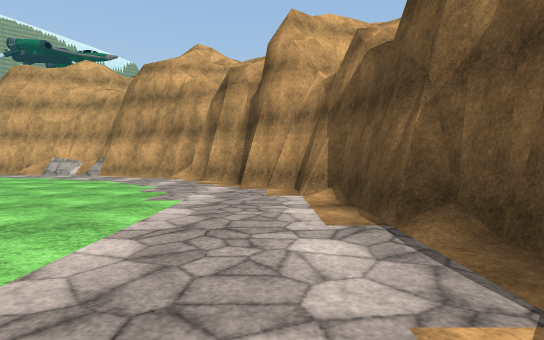
View 1 (above)

18 first-person views from a walk through a scene from a Unity 3-D project. The camera is 1.2 m above the floor, tilts 2° down and sees 80° across. The floor is counted in squares, 2 m on a side. Each view is taken from the middle of a square. On the plan, view 1 faces up. The plan holds only what a view shows up to about 10 squares ahead; the rest is blank. The place goes on beyond the plan. Some trees and plants on the terrain are drawn as simple stand-ins. The player character is not drawn. Some surface patterns are stand-ins.

View 2
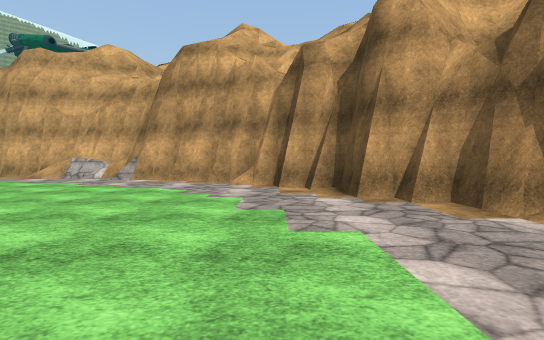

View 3
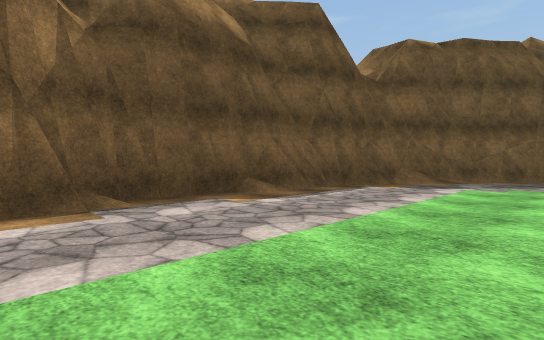

View 4
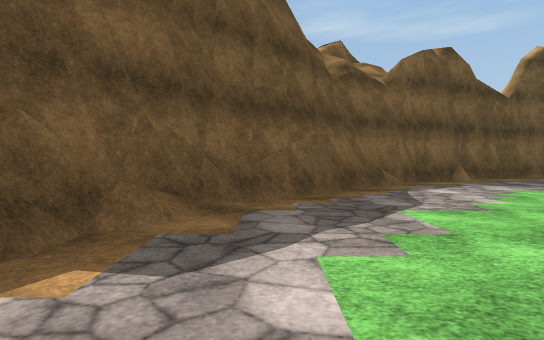

View 5
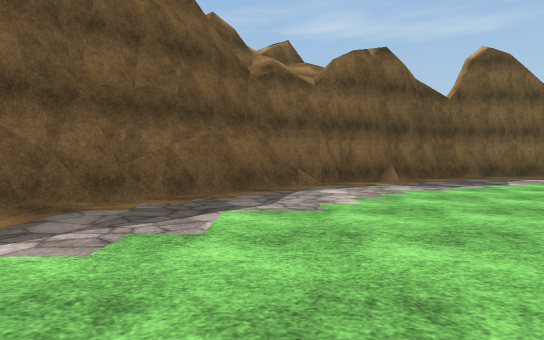

View 6
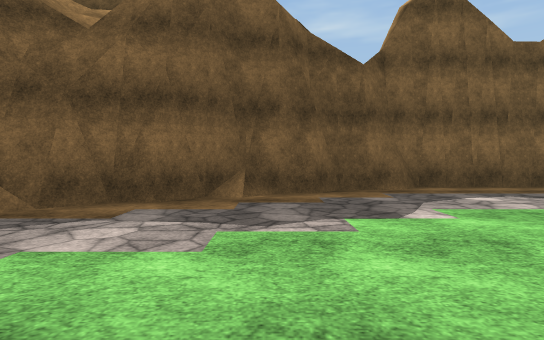

View 7
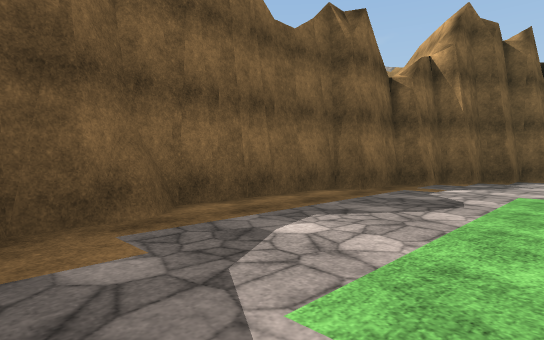

View 8
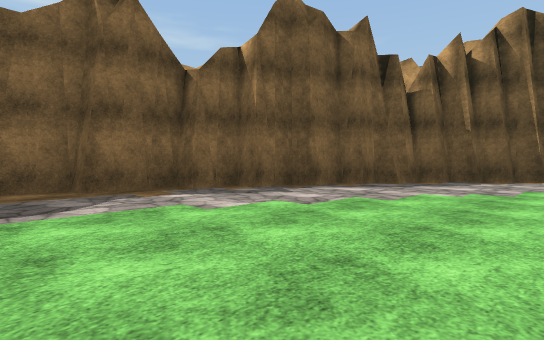

View 9
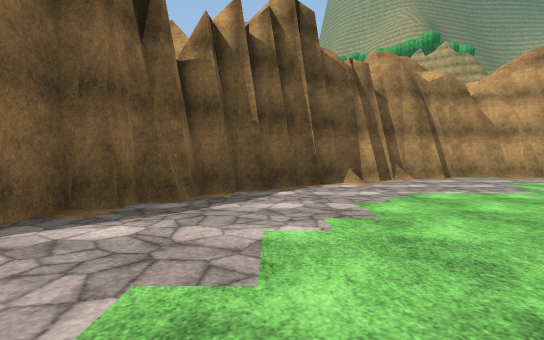

View 10
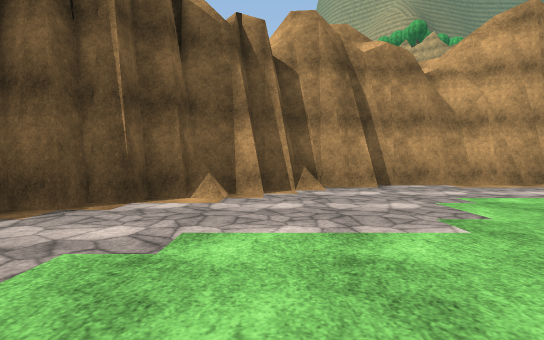

View 11
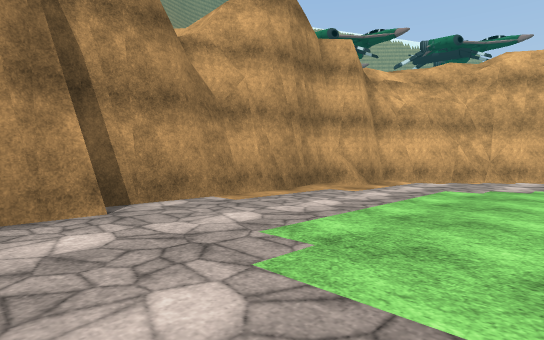

View 12
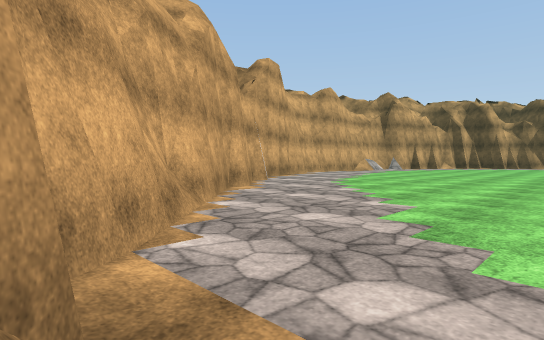

View 13
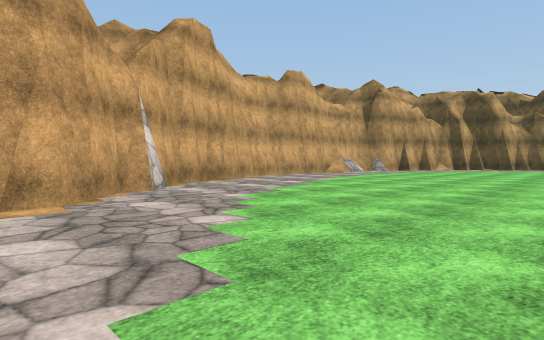

View 14
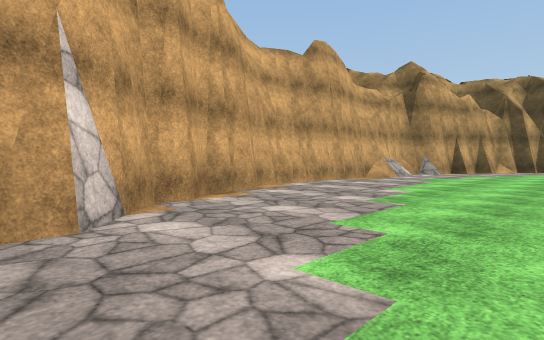

View 15
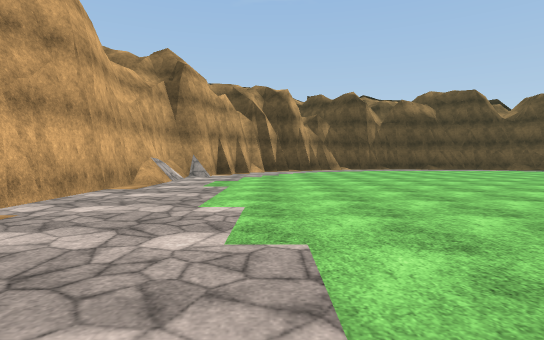

View 16
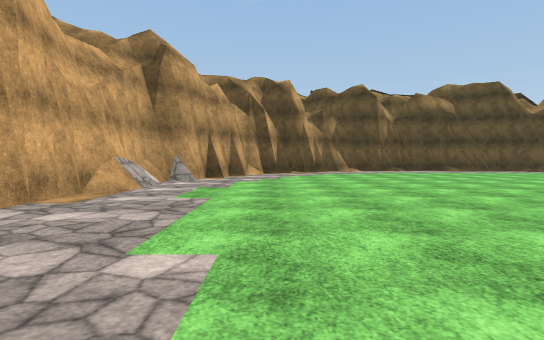

View 17
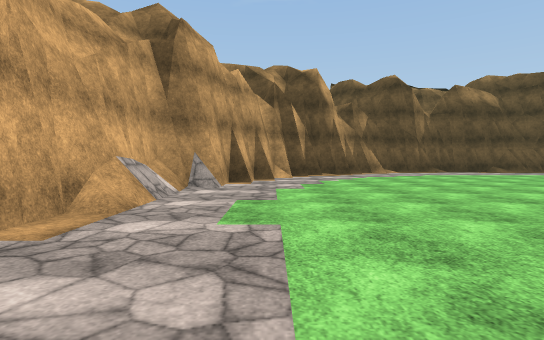

View 18
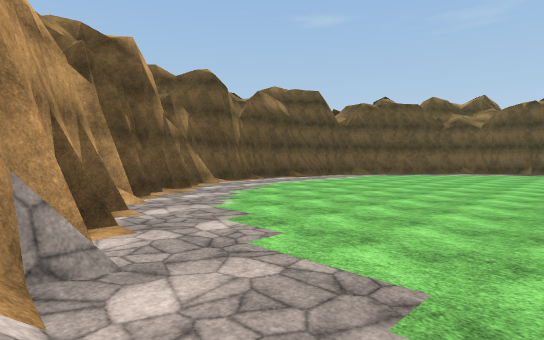

### Floor plan
Key: @ floor where view 1 was taken; # wall or solid block; . floor; / step, stairs or slope; = window, fence, low wall or low ledge.
Columns run from 26 left of view 1 to 2 right of it. Each row starts with its distance up from view 1.
 13            ##########
 12          ###.....///#
 11         ##..........####
 10       ###..............##
  9     ###.................##
  8    ##....................##
  7   ##......................##
  6  ##........................#
  5  #.........................#
  4 ##.........................#
  3 #......         ...........##
  2 #.....           ...........#
  1 #.....            .... .....#
  0 #.....            ..   ...@.#
 -1 #.....                 ....##
 -2 ##.....               .....##
 -3  #=.....             ......#
 -4  ##......           .......#
 -5   ##...........    .......##
 -6    #...........   .......##
 -7    ##..........  .......##
 -8     ##.................##
 -9      ###..............##
-10        ###..........###
-11          ####.....###
-12             #######

Positions as (right, up) in squares from view 1, and headings:
1: (0, 0), facing up
2: (-2, 2), facing up
3: (-3, 4), facing down-right
4: (-1, -1), facing down
5: (-3, -1), facing down
6: (-7, -5), facing down
7: (-8, -8), facing down-left
8: (-12, -5), facing down-left
9: (-15, -7), facing left
10: (-18, -4), facing left
11: (-21, -3), facing up-left
12: (-25, 3), facing up-right
13: (-21, 4), facing up-right
14: (-19, 7), facing up-right
15: (-17, 9), facing right
16: (-15, 9), facing right
17: (-13, 10), facing right
18: (-9, 12), facing down-right
